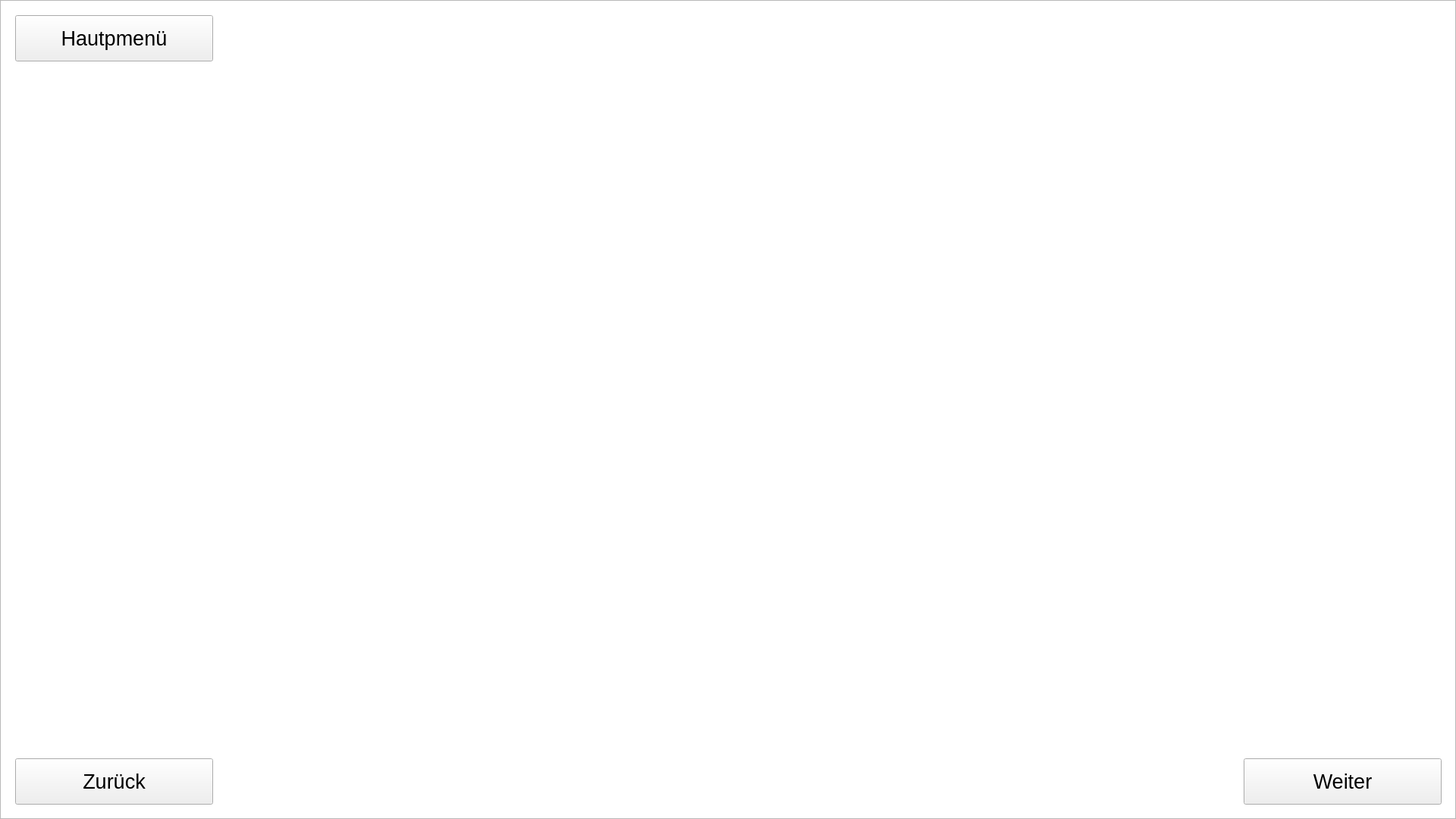
<?xml version="1.0" encoding="UTF-8"?>
<ui version="4.0">
 <class>Frame</class>
 <widget class="QFrame" name="Frame">
  <property name="geometry">
   <rect>
    <x>0</x>
    <y>0</y>
    <width>1920</width>
    <height>1080</height>
   </rect>
  </property>
  <property name="windowTitle">
   <string>Frame</string>
  </property>
  <widget class="QGraphicsView" name="background">
   <property name="geometry">
    <rect>
     <x>0</x>
     <y>0</y>
     <width>1920</width>
     <height>1080</height>
    </rect>
   </property>
   <property name="styleSheet">
    <string notr="true">QGraphicsView {
        border-image: url(:/redlight/redlight.png) 0 0 0 0 stretch stretch;
    }</string>
   </property>
   <property name="interactive">
    <bool>true</bool>
   </property>
   <property name="renderHints">
    <set>QPainter::TextAntialiasing</set>
   </property>
   <property name="resizeAnchor">
    <enum>QGraphicsView::AnchorViewCenter</enum>
   </property>
   <property name="background" stdset="0">
    <pixmap/>
   </property>
  </widget>
  <widget class="QPushButton" name="previous_page">
   <property name="geometry">
    <rect>
     <x>20</x>
     <y>1000</y>
     <width>261</width>
     <height>61</height>
    </rect>
   </property>
   <property name="font">
    <font>
     <pointsize>20</pointsize>
    </font>
   </property>
   <property name="text">
    <string>Zurück</string>
   </property>
  </widget>
  <widget class="QPushButton" name="main_page">
   <property name="geometry">
    <rect>
     <x>20</x>
     <y>20</y>
     <width>261</width>
     <height>61</height>
    </rect>
   </property>
   <property name="font">
    <font>
     <pointsize>20</pointsize>
    </font>
   </property>
   <property name="text">
    <string>Hautpmenü</string>
   </property>
  </widget>
  <widget class="QPushButton" name="next_page">
   <property name="geometry">
    <rect>
     <x>1640</x>
     <y>1000</y>
     <width>261</width>
     <height>61</height>
    </rect>
   </property>
   <property name="font">
    <font>
     <pointsize>20</pointsize>
    </font>
   </property>
   <property name="text">
    <string>Weiter</string>
   </property>
   <property name="checkable">
    <bool>false</bool>
   </property>
  </widget>
 </widget>
 <resources>
  <include location="raw/redlight.qrc"/>
 </resources>
 <connections/>
</ui>
